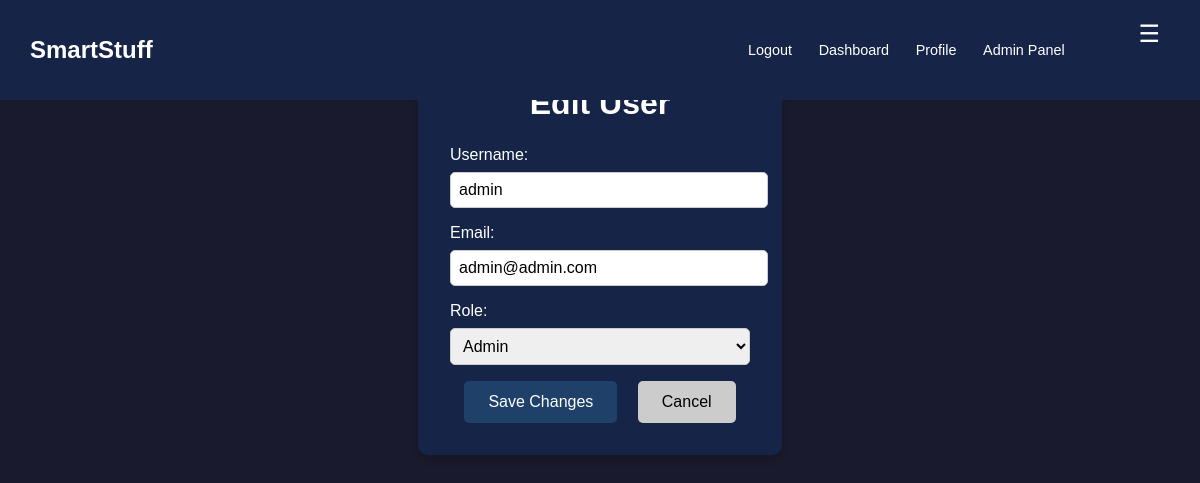
Page /admin/edit_user/1 (signed in) on the earlier database version.
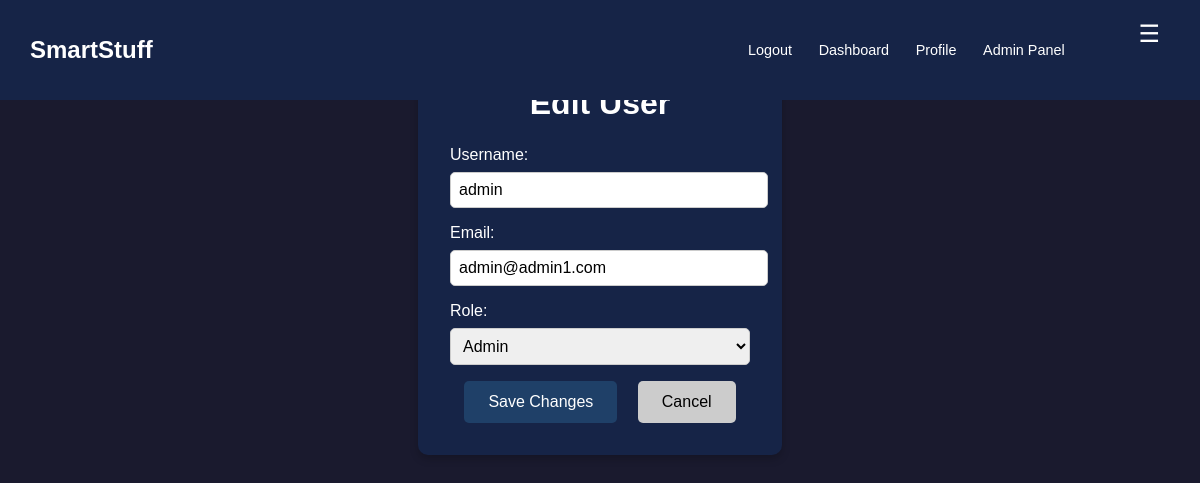
Same page on the later database version.
### models.py (models this page shows)
class User(db.Model):
    id = db.Column(db.Integer, primary_key=True)
    username = db.Column(db.String(80), unique=True, nullable=False)
    email = db.Column(db.String(120), unique=True, nullable=False)
    password = db.Column(db.String(120), nullable=False)
    role = db.Column(db.String(80), nullable=False, default='User')

### routes/admin_routes.py (the view)
@adminblue.route('/edit_user/<int:user_id>', methods=['GET', 'POST']) #lets admin edit user details
def edit_user(user_id):
    if 'user_id' in session and session.get('user_role') == 'Admin':
        user = User.query.get_or_404(user_id)
        if request.method == 'POST':
            user.username = request.form['username']
            user.email = request.form['email']
            user.role = request.form['role']
            db.session.commit()
            return redirect(url_for('admin.view_users'))
        return render_template('admin/edit_users.html', user=user)
    else:
        return redirect(url_for('home.home'))

### app.py (called while the page is built)
@app.context_processor
def inject_user():
    from flask import session
    return dict(session=session)

### templates/admin/edit_users.html (shortened to what this page needs)
{% extends "base.html" %}
{% block content %}
<div class="container_login">
    <h1>Edit User</h1>
    <form action="{{ url_for('admin.edit_user', user_id=user.id) }}" method="post" class="edit-user-form">
        <div class="form-group">
            <label for="username">Username:</label>
            <input type="text" id="username" name="username" value="{{ user.username }}" required>
        </div>
        <div class="form-group">
            <label for="email">Email:</label>
            <input type="email" id="email" name="email" value="{{ user.email }}" required>
        </div>
        <div class="form-group">
            <label for="role">Role:</label>
            <select id="role" name="role" required>
                <option value="Admin" {% if user.role == 'Admin' %}selected{% endif %}>Admin</option>
            </select>
        </div>
        <div class="form-actions">
            <button type="submit" class="btn btn-primary">Save Changes</button>
            <a href="{{ url_for('admin.view_users') }}" class="btn btn-secondary">Cancel</a>
        </div>
    </form>
</div>
{% endblock %}

Differences in the rows shown:
changed User "admin": email "admin@admin.com" → "admin@admin1.com"
